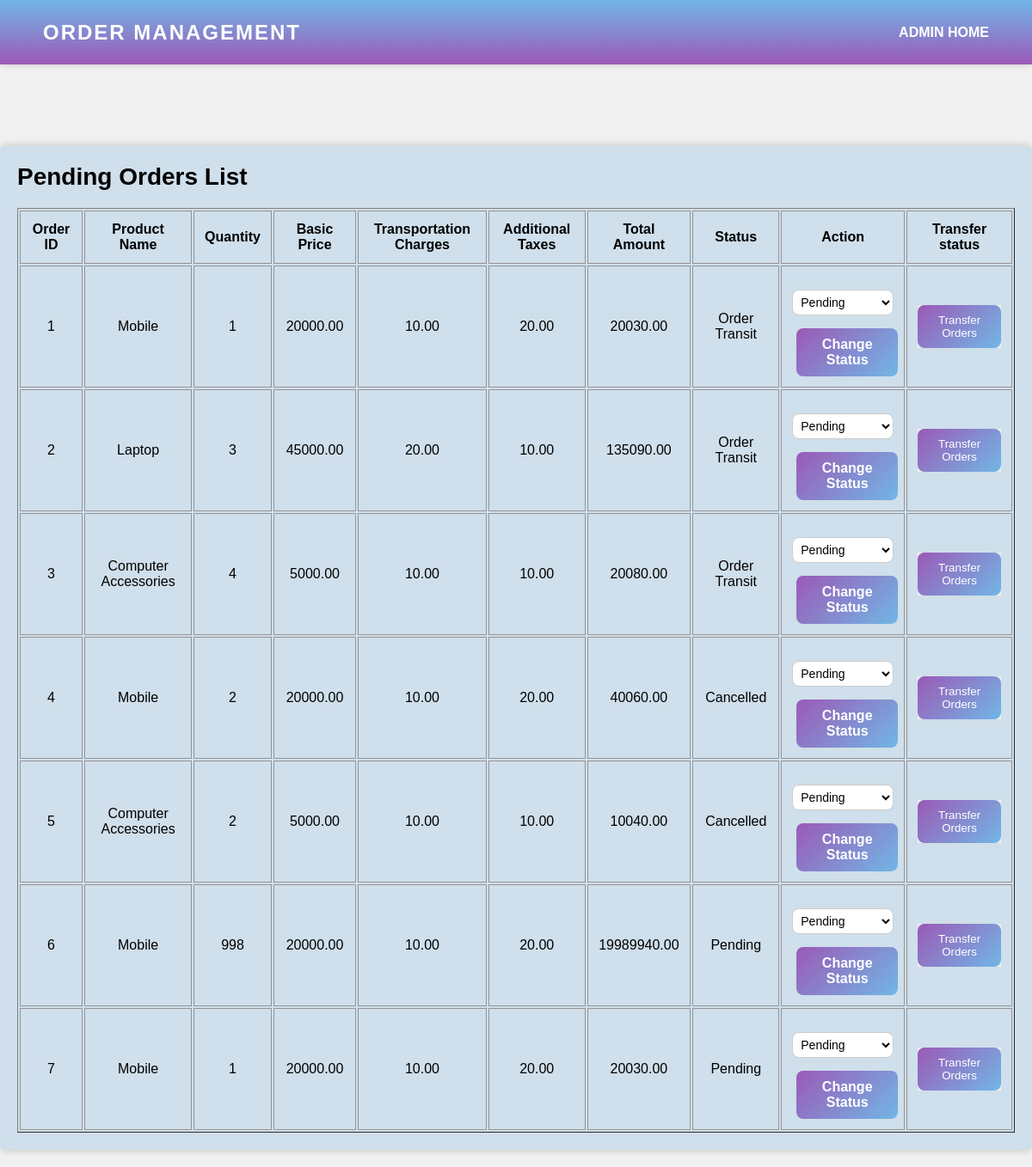
The page /pending-orders/ (signed in) on the database its author committed.
### oms/models.py (models this page shows, shortened)
class Order_Placed(models.Model):
    user = models.ForeignKey(CustomUserCust, on_delete=models.CASCADE)
    customer = models.ForeignKey(CustomerAddress, on_delete=models.CASCADE)
    product = models.ForeignKey(Product, on_delete=models.CASCADE)
    product_name = models.CharField(max_length=255)
    quantity = models.PositiveIntegerField()
    basic_price = models.DecimalField(max_digits=10, decimal_places=2)
    transportation_charges = models.DecimalField(max_digits=10, decimal_places=2)
    additional_taxes = models.DecimalField(max_digits=10, decimal_places=2)
    total_amount = models.DecimalField(max_digits=10, decimal_places=2)
    image = models.ImageField(upload_to='products/')
    status = models.CharField(
        max_length=30,
        choices=[
            ('Pending', 'Pending'),
            ('Order Received', 'Order Received'),
        ],
        default='Pending',
    )
    order_type = models.CharField(max_length=10,default='buy_now')  # You can use this field to store 'buy_now' or 'add_to_cart'
    ordered_date = models.DateTimeField(auto_now_add=True)

### oms/views.py (the view)
# urls.py: path('pending-orders/', views.pending_orders, name='pending_orders'),
def pending_orders(request):
    pending_orders = Order_Placed.objects.filter(user=request.user)
    context = {
        'orders': pending_orders,
    }
    return render(request, 'pending_orders.html', context)

### oms/templates/pending_orders.html (shortened to what this page needs)
<!DOCTYPE html>
<html>
<head>
</head>
<body>
    <nav>
        <div class="logo">
            <p>Order Management</p>
        </div>
        <ul>
            <li><a href="{% url 'admin_zone' %}">ADMIN HOME</a></li>
        </ul>
    </nav>
    <div class="container">
        <div class="title">Pending Orders List</div>
    <table border="1">
        <thead>
            <tr>
                <th>Order ID</th>
                <th>Product Name</th>
                <th>Quantity</th>
                <th>Basic Price</th>
                <th>Transportation Charges</th>
                <th>Additional Taxes</th>
                <th>Total Amount</th>
                <th>Status</th>
                <th>Action</th>
                <th>Transfer status</th>
            </tr>
        </thead>
        <tbody>
            {% for order in orders %}
                <tr>
                    <td>{{ order.id }}</td>
                    <td>{{ order.product_name }}</td>
                    <td>{{ order.quantity }}</td>
                    <td>{{ order.basic_price }}</td>
                    <td>{{ order.transportation_charges }}</td>
                    <td>{{ order.additional_taxes }}</td>
                    <td>{{ order.total_amount }}</td>
                    <td>{{ order.status }}</td>
                    <td>
                        <form method="post" action="{% url 'update_order_status' order.id %}">
                            <select name="status">
                                <option value="Pending" {% if order.status == "Pending" %}selected{% endif %}>Pending</option>
                            </select>
                            <button type="submit">Change Status</button>
                        </form>
                    </td>
                    <td>
                        <button style="border: none;">
                            <a href="{% url 'transfer_order_to_order_received' order.id %}" class="button-link">Transfer Orders</a>
                        </button>
                    </td>
                </tr>
            {% endfor %}
        </tbody>
    </table>
</body>
</html>

### oms/templates/pending_orders.html (style rules this page uses)
* { margin: 0; padding: 0; box-sizing: border-box; font-family: 'Poppins', sans-serif; }
body { font-family: Arial, sans-serif; background-color: #f0f0f0; margin-top: 75px; display: flex; flex-direction: column; align-items: center; }
nav { width: 100%; height: 75px; line-height: 75px; padding: 0 50px; position: fixed; background-image: linear-gradient(#71b7e6, #9b59b6); top: 0; left: 0; right: 0; display: flex; justify-content: space-between; z-index: 999; box-shadow: 0px 2px 5px rgba(0, 0, 0, 0.1); }
nav .logo p { font-size: 24px; font-weight: bold; color: white; text-transform: uppercase; letter-spacing: 2px; cursor: pointer; margin: 0; }
nav ul { margin: 0; padding: 0; list-style: none; }
nav ul li { display: inline-block; margin-right: 20px; }
nav ul li:last-child { margin-right: 0; }
nav ul li a { font-size: 16px; text-transform: uppercase; padding: 15 20px; color: white; text-decoration: none; font-weight: bold; }
.container { max-width: 100%; margin: 95px auto 20px; background-color: #cfdfeb; padding: 20px; border-radius: 8px; box-shadow: 0 0 10px rgba(0, 0, 0, 0.2); overflow-x: auto; }
.container .title { font-size: 28px; font-weight: bold; margin-bottom: 20px; }
.staff-table, th, td { border: 1px solid #969494; }
th, td { padding: 12px; text-align: center; }
.button-link { display: inline-block; padding: 10px 20px; text-align: center; text-decoration: none; color: white; background: linear-gradient(135deg, #9b59b6, #71b7e6); border-radius: 8px; border: none; }
.container form { width: 100%; max-width: 600px; display: flex; flex-direction: column; align-items: center; }
.container form select { padding: 5px; font-size: 14px; border-radius: 8px; background-color: #fff; border: 1px solid #ccc; width: 100%; max-width: 300px; margin-top: 15px; }
.container form select option { background-color: #fff; color: #000; }
.container form button { padding: 10px 20px; font-size: 16px; font-weight: bold; color: #fff; border: none; border-radius: 8px; cursor: pointer; background: linear-gradient(135deg, #9b59b6, #71b7e6); margin-left: 10px; width: 100%; max-width: 300px; margin-top: 15px; }

### rows shown on the page
Order_Placed: id "1", product_name "Mobile", quantity "1", basic_price "20000.00", transportation_charges "10.00", additional_taxes "20.00", total_amount "20030.00", status "Order Transit"
Order_Placed: id "2", product_name "Laptop", quantity "3", basic_price "45000.00", transportation_charges "20.00", additional_taxes "10.00", total_amount "135090.00", status "Order Transit"
Order_Placed: id "3", product_name "Computer Accessories", quantity "4", basic_price "5000.00", transportation_charges "10.00", additional_taxes "10.00", total_amount "20080.00", status "Order Transit"
Order_Placed: id "4", product_name "Mobile", quantity "2", basic_price "20000.00", transportation_charges "10.00", additional_taxes "20.00", total_amount "40060.00", status "Cancelled"
Order_Placed: id "5", product_name "Computer Accessories", quantity "2", basic_price "5000.00", transportation_charges "10.00", additional_taxes "10.00", total_amount "10040.00", status "Cancelled"
Order_Placed: id "6", product_name "Mobile", quantity "998", basic_price "20000.00", transportation_charges "10.00", additional_taxes "20.00", total_amount "19989940.00", status "Pending"
Order_Placed: id "7", product_name "Mobile", quantity "1", basic_price "20000.00", transportation_charges "10.00", additional_taxes "20.00", total_amount "20030.00", status "Pending"
